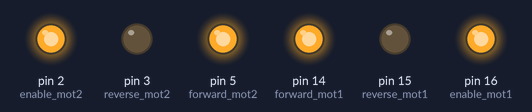
Bench run of a sketch on a simulated Arduino Uno, built with avr-gcc and run on an emulated ATmega328P. On the bench: output pins drawn as LEDs (lit = HIGH).

Above: at 2.5 s.
At 7.5 s:
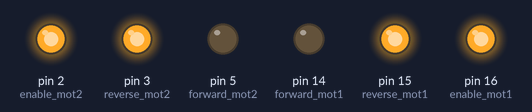
Timing chart, 0 to 13.0 s (numbered marks = the images above):
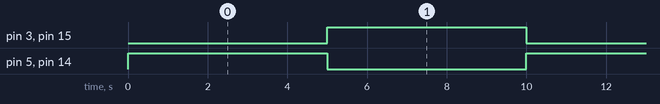

Measured:
- by itself, pin 3 (reverse_mot2), pin 5 (forward_mot2), pin 14 (forward_mot1), pin 15 (reverse_mot1): alternates HIGH for 5.0 s and LOW for 5.0 s

The sketch:

intake.ino.ino
```cpp
#include <elapsedMillis.h>
#define enable_mot1 16
#define forward_mot1 14
#define reverse_mot1 15

#define enable_mot2 2
#define forward_mot2 5
#define reverse_mot2 3

elapsedMillis timeElapsed;

void setup() {
  // put your setup code here, to run once:
  pinMode(enable_mot1,OUTPUT);
  pinMode(enable_mot2,OUTPUT);

  pinMode(forward_mot1,OUTPUT);
  pinMode(forward_mot2,OUTPUT);

  pinMode(reverse_mot1,OUTPUT);
  pinMode(reverse_mot2,OUTPUT);

  digitalWrite(enable_mot1,HIGH);
  digitalWrite(enable_mot2,HIGH);
}

void loop() {
  // put your main code here, to run repeatedly:
  if(timeElapsed%10000 > 5000){
    digitalWrite(forward_mot1,false);
    digitalWrite(forward_mot2,false);

    digitalWrite(reverse_mot1,true);
    digitalWrite(reverse_mot2,true);
  }else{
    digitalWrite(forward_mot1,true);
    digitalWrite(forward_mot2,true);

    digitalWrite(reverse_mot1,false);
    digitalWrite(reverse_mot2,false);
  }
}
```
